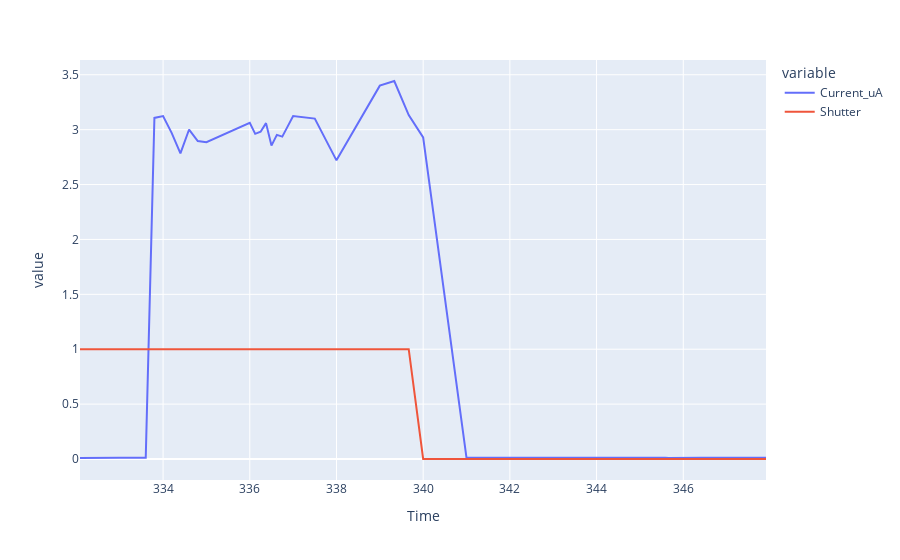

Write notebook code for a chart like this one.
### Code cell
px.line(df.loc[df["Wavelength"] == 400], "Time", ["Current_uA", "Shutter"])
